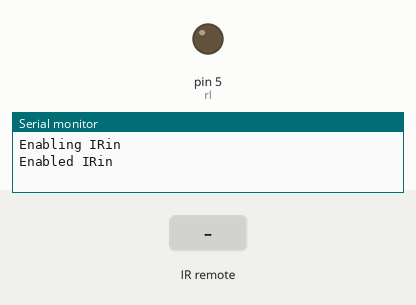
The sketch below on a simulated Arduino Uno, built with avr-gcc and run on an emulated ATmega328P. Shown: output pins drawn as LEDs (lit = HIGH), the last lines printed to the serial monitor. The test bench sets the inputs (shaded band).

Above: at 1.2 s.
1.3 s: infrared code 0xE318261B received
At 2.0 s:
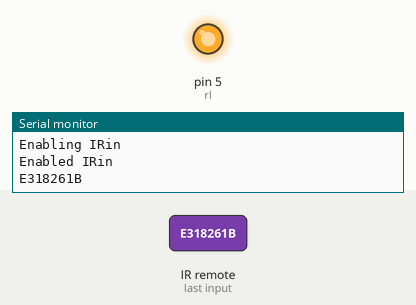
Timing chart, 0 to 4.3 s (numbered marks = the images above; inputs shaded):
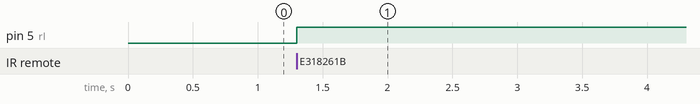

Measured:
- after the input at 1.3 s, pin 5 (rl): LOW → HIGH at once

The sketch:

CT.ino.ino.ino
```cpp
// (licence header left out)
#include <IRremote.h>

int RECV_PIN = 2;
int rl = 5;

IRrecv irrecv(RECV_PIN);

decode_results results;

void setup()
{
  pinMode(2,INPUT_PULLUP);
  pinMode(rl,OUTPUT);
  digitalWrite(2,1);
  Serial.begin(9600);
  // In case the interrupt driver crashes on setup, give a clue
  // to the user what's going on.
  Serial.println("Enabling IRin");
  irrecv.enableIRIn(); // Start the receiver
  Serial.println("Enabled IRin");
}

void loop() {
  if (irrecv.decode(&results)) {
    Serial.println(results.value, HEX);
    irrecv.resume(); // Receive the next value
  }
  if(results.value==0xE318261B)
  {
    results.value=0xff;
    digitalWrite(rl,!digitalRead(rl));
  }
   //else if(results.value==0x8C22657B)
  //{
    //digitalWrite(rl,0);
  //}
}
```
